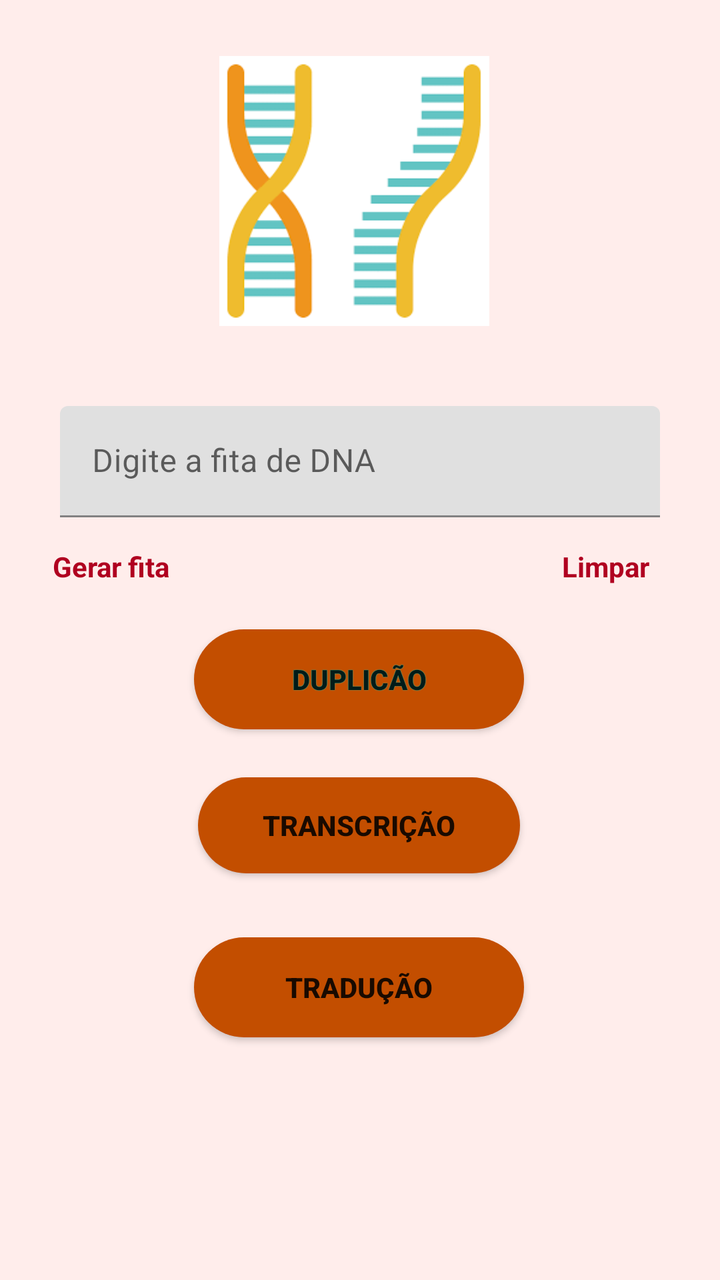
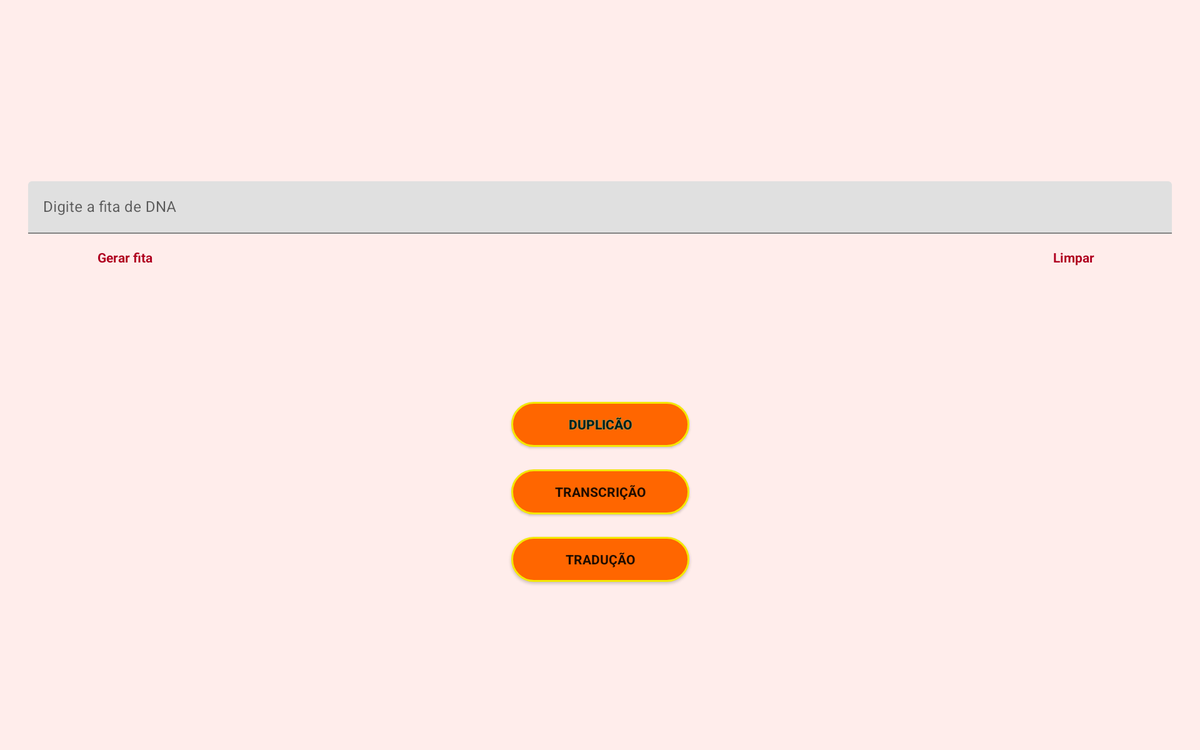

First picture: res/layout/ on a phone held upright. Second picture: the repository's own variant of that layout, on a device whose configuration matches the variant's folder. Source for both follows.
<!-- AndroidManifest.xml: application theme Theme.SinteseDeProteina -->
<!-- res/layout/activity_tela_principal.xml -->
<?xml version="1.0" encoding="utf-8"?>
<androidx.constraintlayout.widget.ConstraintLayout xmlns:android="http://schemas.android.com/apk/res/android"
    xmlns:app="http://schemas.android.com/apk/res-auto"
    xmlns:tools="http://schemas.android.com/tools"
    android:layout_width="match_parent"
    android:layout_height="match_parent"
    android:layout_gravity="center"
    android:background="#FFEDEB"
    tools:context=".TelaPrincipal">

    <TextView
        android:id="@+id/fita"
        android:layout_width="wrap_content"
        android:layout_height="wrap_content"
        android:layout_marginTop="48dp"
        android:text="TextView"
        android:textColor="@color/fita"
        android:textSize="20sp"
        android:textStyle="bold"
        android:visibility="gone"
        app:layout_constraintEnd_toEndOf="parent"
        app:layout_constraintHorizontal_bias="0.498"
        app:layout_constraintStart_toStartOf="parent"
        app:layout_constraintTop_toBottomOf="@+id/buttonTraducao" />

    <Button
        android:id="@+id/buttonTraducao"
        android:layout_width="165dp"
        android:layout_height="50dp"
        android:layout_marginTop="32dp"
        android:background="@drawable/button_pressed"
        android:onClick="buttonTraducao"
        android:text="Tradução"
        android:textStyle="bold"
        app:elevation="80dp"
        app:layout_constraintEnd_toEndOf="parent"
        app:layout_constraintHorizontal_bias="0.498"
        app:layout_constraintStart_toStartOf="parent"
        app:layout_constraintTop_toBottomOf="@+id/buttonTranscricao" />

    <TextView
        android:id="@+id/limpa2"
        android:layout_width="56dp"
        android:layout_height="48dp"
        android:layout_marginTop="12dp"
        android:minHeight="48dp"
        android:onClick="limpar"
        android:padding="3dp"
        android:text="Limpar "
        android:textColor="@color/design_default_color_error"
        android:textStyle="bold"
        app:layout_constraintEnd_toEndOf="parent"
        app:layout_constraintHorizontal_bias="0.915"
        app:layout_constraintStart_toStartOf="parent"
        app:layout_constraintTop_toBottomOf="@+id/textInputLayout" />

    <TextView
        android:id="@+id/limpa"
        android:layout_width="83dp"
        android:layout_height="48dp"
        android:layout_marginTop="12dp"
        android:minHeight="48dp"
        android:onClick="gerarFita"
        android:padding="3dp"
        android:text="Gerar fita"
        android:textColor="@color/vermelho"
        android:textStyle="bold"
        app:layout_constraintEnd_toEndOf="parent"
        app:layout_constraintHorizontal_bias="0.084"
        app:layout_constraintStart_toStartOf="parent"
        app:layout_constraintTop_toBottomOf="@+id/textInputLayout" />

    <Button
        android:id="@+id/buttonDup"
        android:layout_width="165dp"
        android:layout_height="50dp"
        android:layout_marginTop="56dp"
        android:background="@drawable/button_pressed"
        android:onClick="buttonDuplicacao"
        android:overScrollMode="always"
        android:shadowColor="@color/teal_200"
        android:shadowRadius="@dimen/material_emphasis_disabled"
        android:text="Duplicão"
        android:textStyle="bold"
        app:elevation="80dp"
        app:layout_constraintEnd_toEndOf="parent"
        app:layout_constraintHorizontal_bias="0.498"
        app:layout_constraintStart_toStartOf="parent"
        app:layout_constraintTop_toBottomOf="@+id/textInputLayout" />

    <Button
        android:id="@+id/buttonTranscricao"
        android:layout_width="161dp"
        android:layout_height="48dp"
        android:layout_marginTop="24dp"
        android:background="@drawable/button_pressed"
        android:elevation="30dp"
        android:focusable="true"
        android:onClick="buttonTranscricao"
        android:paddingLeft="12dp"
        android:paddingRight="12dp"
        android:text="TRANSCRIÇÃO"
        android:textStyle="bold"
        app:elevation="80dp"
        app:layout_constraintEnd_toEndOf="parent"
        app:layout_constraintHorizontal_bias="0.498"
        app:layout_constraintStart_toStartOf="parent"
        app:layout_constraintTop_toBottomOf="@+id/buttonDup" />

    <ImageView
        android:id="@+id/imageView3"
        android:layout_width="148dp"
        android:layout_height="135dp"
        android:layout_marginTop="28dp"
        app:layout_constraintEnd_toEndOf="parent"
        app:layout_constraintHorizontal_bias="0.486"
        app:layout_constraintStart_toStartOf="parent"
        app:layout_constraintTop_toTopOf="parent"
        app:srcCompat="@drawable/images" />

    <com.google.android.material.textfield.TextInputLayout
        android:id="@+id/textInputLayout"
        android:layout_width="0dp"
        android:layout_height="wrap_content"
        android:layout_marginStart="30dp"
        android:layout_marginLeft="30dp"
        android:layout_marginTop="40dp"
        android:layout_marginEnd="30dp"
        android:layout_marginRight="30dp"
        app:layout_constraintEnd_toEndOf="parent"
        app:layout_constraintStart_toStartOf="parent"
        app:layout_constraintTop_toBottomOf="@+id/imageView3">

        <com.google.android.material.textfield.TextInputEditText
            android:id="@+id/dna"
            android:layout_width="match_parent"
            android:layout_height="wrap_content"
            android:hint="Digite a fita de DNA" />
    </com.google.android.material.textfield.TextInputLayout>

</androidx.constraintlayout.widget.ConstraintLayout>
<!-- resources referenced by this layout -->
<resources>
  <color name="fita">#0054E4</color>
  <color name="teal_200">#FF03DAC5</color>
  <color name="vermelho">#B00020</color>
  <!-- drawable button_pressed (drawable) -->
  <?xml version="1.0" encoding="utf-8"?>
  <selector xmlns:android="http://schemas.android.com/apk/res/android">
      <item android:state_pressed="false"
          android:drawable="@drawable/button_redondo2"/>
  
      <item android:state_pressed="true"
          android:drawable="@drawable/button_redondo"/>
  
  </selector>
  <!-- drawable images: png bitmap (drawable, 3503 bytes) -->
  <style name="Theme.SinteseDeProteina" parent="Theme.MaterialComponents.Light.DarkActionBar">
          
          <item name="colorPrimary">@color/colorPrimary</item>
          <item name="colorPrimaryVariant">@color/colorSecundary</item>
          <item name="colorOnPrimary">@color/white</item> 
          
          <item name="colorSecondary">@color/fita</item>
          <item name="colorSecondaryVariant">@color/purple_700</item>
          <item name="colorOnSecondary">@color/white</item>
          
          <item name="android:statusBarColor" tools:targetApi="l">?attr/colorPrimaryVariant</item>
          <item name="android:windowBackground">@drawable/ic_android_4</item>
  
          
      </style>
  <!-- drawable button_redondo2 (drawable) -->
  <?xml version="1.0" encoding="utf-8"?>
  <shape xmlns:android="http://schemas.android.com/apk/res/android">
      <corners android:radius="80dp"/>
      <solid android:color="@color/colorSecundary" />
  </shape>
  <!-- drawable button_redondo (drawable) -->
  <?xml version="1.0" encoding="utf-8"?>
  <shape xmlns:android="http://schemas.android.com/apk/res/android">
      <corners android:radius="80dp"/>
      <solid android:color="@color/colorPrimary" />
  </shape>
  <color name="colorPrimary">#FF6600</color>
  <color name="colorSecundary">#C34E00</color>
  <color name="white">#FFFFFFFF</color>
  <color name="purple_700">#FF3700B3</color>
  <!-- drawable ic_android_4: vector/xml drawable (drawable, 98076 chars, omitted) -->
</resources>
<!-- res/layout-sw688dp/activity_tela_principal.xml (the author's variant of the layout above) -->
<!-- drawn on a large tablet held sideways -->
<?xml version="1.0" encoding="utf-8"?>

<androidx.constraintlayout.widget.ConstraintLayout xmlns:android="http://schemas.android.com/apk/res/android"
    xmlns:app="http://schemas.android.com/apk/res-auto"
    xmlns:tools="http://schemas.android.com/tools"
    android:layout_width="match_parent"
    android:layout_height="match_parent"
    android:layout_gravity="center"
    android:background="#00FFEDEB"
    tools:context=".activity.TelaPrincipal">

    <TextView
        android:id="@+id/fita"
        android:layout_width="wrap_content"
        android:layout_height="wrap_content"
        android:layout_marginTop="48dp"
        android:text="TextView"
        android:textColor="@color/fita"
        android:textSize="20sp"
        android:textStyle="bold"
        android:visibility="gone"
        app:layout_constraintEnd_toEndOf="parent"
        app:layout_constraintHorizontal_bias="0.498"
        app:layout_constraintStart_toStartOf="parent"
        app:layout_constraintTop_toBottomOf="@+id/buttonTraducao" />

    <Button
        android:id="@+id/buttonTraducao"
        android:layout_width="190dp"
        android:layout_height="wrap_content"
        android:background="@drawable/button_5_gradient"
        android:backgroundTint="@null"
        android:onClick="buttonTraducao"
        android:text="Tradução"
        android:textStyle="bold"
        app:backgroundTint="@null"
        app:elevation="80dp"
        app:layout_constraintBottom_toBottomOf="parent"
        app:layout_constraintEnd_toEndOf="parent"
        app:layout_constraintHorizontal_bias="0.5"
        app:layout_constraintStart_toStartOf="parent"
        app:layout_constraintTop_toBottomOf="@+id/buttonTranscricao" />

    <TextView
        android:id="@+id/limpa2"
        android:layout_width="56dp"
        android:layout_height="48dp"
        android:layout_marginTop="12dp"
        android:minHeight="48dp"
        android:onClick="limpar"
        android:padding="3dp"
        android:text="Limpar "
        android:textColor="@color/design_default_color_error"
        android:textStyle="bold"
        app:layout_constraintEnd_toEndOf="parent"
        app:layout_constraintHorizontal_bias="0.915"
        app:layout_constraintStart_toStartOf="parent"
        app:layout_constraintTop_toBottomOf="@+id/textInputLayout" />

    <TextView
        android:id="@+id/limpa"
        android:layout_width="83dp"
        android:layout_height="48dp"
        android:layout_marginTop="12dp"
        android:minHeight="48dp"
        android:onClick="gerarFita"
        android:padding="3dp"
        android:text="Gerar fita"
        android:textColor="@color/vermelho"
        android:textStyle="bold"
        app:layout_constraintEnd_toEndOf="parent"
        app:layout_constraintHorizontal_bias="0.084"
        app:layout_constraintStart_toStartOf="parent"
        app:layout_constraintTop_toBottomOf="@+id/textInputLayout" />

    <Button
        android:id="@+id/buttonDup"
        android:layout_width="190dp"
        android:layout_height="wrap_content"
        android:layout_marginBottom="24dp"
        android:background="@drawable/button_5_gradient"
        android:onClick="buttonDuplicacao"
        android:overScrollMode="always"
        android:shadowColor="@color/teal_200"
        android:shadowRadius="@dimen/material_emphasis_disabled"
        android:text="Duplicão"
        android:textStyle="bold"
        app:backgroundTint="@null"
        app:elevation="80dp"
        app:layout_constraintBottom_toTopOf="@+id/buttonTranscricao"
        app:layout_constraintEnd_toEndOf="parent"
        app:layout_constraintHorizontal_bias="0.5"
        app:layout_constraintStart_toStartOf="parent"
        app:layout_constraintTop_toBottomOf="@+id/textInputLayout"
        app:layout_constraintVertical_chainStyle="packed" />

    <Button
        android:id="@+id/buttonTranscricao"
        android:layout_width="190dp"
        android:layout_height="wrap_content"
        android:layout_marginBottom="24dp"
        android:background="@drawable/button_5_gradient"
        android:elevation="30dp"
        android:focusable="true"
        android:onClick="buttonTranscricao"
        android:paddingLeft="12dp"
        android:paddingRight="12dp"
        android:text="TRANSCRIÇÃO"
        android:textStyle="bold"
        app:backgroundTint="@null"
        app:elevation="80dp"
        app:layout_constraintBottom_toTopOf="@+id/buttonTraducao"
        app:layout_constraintEnd_toEndOf="parent"
        app:layout_constraintHorizontal_bias="0.5"
        app:layout_constraintStart_toStartOf="parent"
        app:layout_constraintTop_toBottomOf="@+id/buttonDup" />

    <ImageView
        android:id="@+id/logo"
        android:layout_width="226dp"
        android:layout_height="193dp"
        android:scaleType="centerCrop"
        app:layout_constraintEnd_toEndOf="parent"
        app:layout_constraintStart_toStartOf="parent"
        app:layout_constraintTop_toTopOf="parent"
        app:srcCompat="@drawable/animalogo" />

    <com.google.android.material.textfield.TextInputLayout
        android:id="@+id/textInputLayout"
        android:layout_width="0dp"
        android:layout_height="wrap_content"
        android:layout_marginStart="30dp"
        android:layout_marginLeft="30dp"
        android:layout_marginEnd="30dp"
        android:layout_marginRight="30dp"
        app:layout_constraintEnd_toEndOf="parent"
        app:layout_constraintStart_toStartOf="parent"
        app:layout_constraintTop_toBottomOf="@+id/logo">

        <com.google.android.material.textfield.TextInputEditText
            android:id="@+id/dna"
            android:layout_width="match_parent"
            android:layout_height="wrap_content"
            android:hint="Digite a fita de DNA" />
    </com.google.android.material.textfield.TextInputLayout>

</androidx.constraintlayout.widget.ConstraintLayout>
<!-- resources referenced by the variant -->
<!-- as a large tablet held sideways resolves them -->
<resources>
  <color name="fita">#0054E4</color>
  <color name="teal_200">#FF03DAC5</color>
  <color name="vermelho">#B00020</color>
  <!-- drawable button_5_gradient (drawable) -->
  <?xml version="1.0" encoding="utf-8"?>
  <shape xmlns:android="http://schemas.android.com/apk/res/android">
      <corners android:radius="30dp"/>
      <stroke android:color="#F4E803" android:width="2dp"/>
      <solid android:color="#FF6600"></solid>
  </shape>
  <style name="Theme.SinteseDeProteina" parent="Theme.MaterialComponents.Light.DarkActionBar">
          
          <item name="colorPrimary">@color/colorPrimary</item>
          <item name="colorPrimaryVariant">@color/colorSecundary</item>
          <item name="colorOnPrimary">@color/white</item> 
          
          <item name="colorSecondary">@color/fita</item>
          <item name="colorSecondaryVariant">@color/purple_700</item>
          <item name="colorOnSecondary">@color/white</item>
          
          <item name="android:statusBarColor" tools:targetApi="l">?attr/colorPrimaryVariant</item>
          <item name="android:windowBackground">@drawable/ic_android_4</item>
  
          
      </style>
  <color name="colorPrimary">#FF6600</color>
  <color name="colorSecundary">#C34E00</color>
  <color name="white">#FFFFFFFF</color>
  <color name="purple_700">#FF3700B3</color>
  <!-- drawable ic_android_4: vector/xml drawable (drawable, 98076 chars, omitted) -->
</resources>
